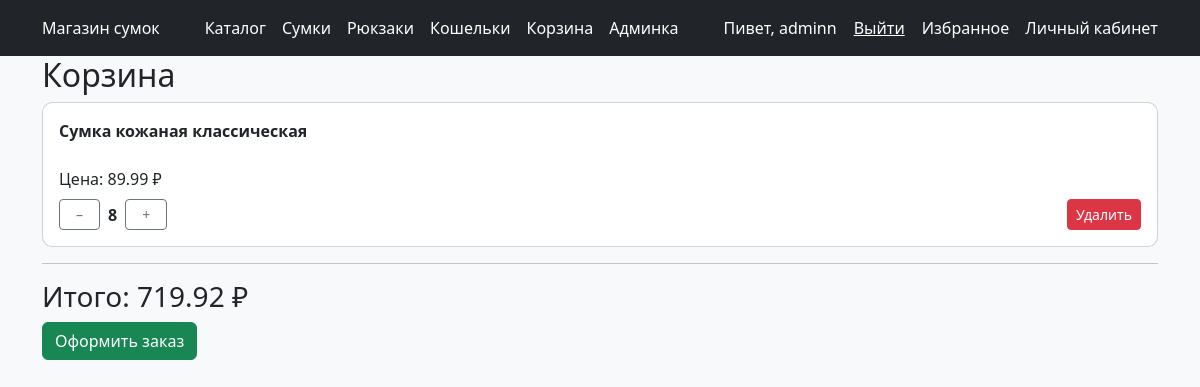
The app's page /cart/ (signed in) with its own data.
### shop/models.py (models this page shows, shortened)
class CartItem(models.Model):
    cart = models.ForeignKey(Cart, on_delete=models.CASCADE)
    product = models.ForeignKey(Product, on_delete=models.CASCADE)
    quantity = models.IntegerField(default=1)

class Product(models.Model):
    category = models.ForeignKey(
        Category,
        on_delete=models.CASCADE,
        related_name='products'
    )
    title = models.CharField(max_length=255)
    description = models.TextField(blank=True)
    price = models.DecimalField(max_digits=10, decimal_places=2)
    image = models.ImageField(upload_to='products/', blank=True)
    created_at = models.DateTimeField(auto_now_add=True)

### shop/views.py (the view)
# urls.py: path('cart/', views.cart_view, name='cart'),
def cart_view(request):
    if not request.user.is_authenticated:
        return redirect('shop:login')
    cart, created = Cart.objects.get_or_create(user=request.user)
    items = CartItem.objects.filter(cart=cart)
    total = sum(i.product.price * i.quantity for i in items)
    return render(request, 'shop/cart.html', {
        'items': items,
        'total': total
    })

### shop/context_processors.py (called while the page is built)
def menu_categories(request):
    return {
        'menu_categories': Category.objects.filter(pk__isnull=False)
    }

### shop/templates/shop/cart.html
{% extends "shop/base.html" %}
{% block content %}
<h2>Корзина</h2>
{% for item in items %}
<div class="card mb-2 p-3">
    <strong>{{ item.product.title }}</strong><br>
    Цена: {{ item.product.price }} ₽
    <div class="d-flex justify-content-between align-items-center mt-2">
        <div class="d-flex align-items-center gap-2">
            <a href="{% url 'shop:cart_dec' item.id %}"
               class="btn btn-outline-secondary btn-sm px-3">–</a>
            <span class="fw-bold">{{ item.quantity }}</span>
            <a href="{% url 'shop:cart_inc' item.id %}"
               class="btn btn-outline-secondary btn-sm px-3">+</a>
        </div>
        <a href="{% url 'shop:remove_from_cart' item.id %}"
           class="btn btn-sm btn-danger">
            Удалить
        </a>
    </div>
</div>
{% endfor %}
<hr>
<h3>Итого: {{ total }} ₽</h3>
{% if items %}
<a href="{% url 'shop:create_order' %}" class="btn btn-success">
    Оформить заказ
</a>
{% endif %}
{% endblock %}

### shop/templates/shop/base.html (shortened to what this page needs)
{% load static %}
<head>
    <link href="https://cdn.jsdelivr.net/npm/bootstrap@5.3.3/dist/css/bootstrap.min.css" rel="stylesheet">
    <link rel="stylesheet" href="{% static 'shop/style.css' %}">
</head>
<body class="bg-light">
        <header class="bg-dark py-2">
        <div class="container d-flex justify-content-between align-items-center">
            <a class="navbar-brand text-white" href="{% url 'shop:product_list' %}">
                Магазин сумок
            </a>
            <nav>
                <ul class="navbar-nav flex-row gap-3">
                    <li class="nav-item">
                        <a class="nav-link text-white" href="{% url 'shop:product_list' %}">Каталог</a>
                    </li>
                    <li class="nav-item">
                        <a class="nav-link text-white" href="{% url 'shop:category_products' pk=1 %}">Сумки</a>
                    </li>
                    <li class="nav-item">
                        <a class="nav-link text-white" href="{% url 'shop:category_products' pk=2 %}">Рюкзаки</a>
                    </li>
                    <li class="nav-item">
                        <a class="nav-link text-white" href="{% url 'shop:category_products' pk=3 %}">Кошельки</a>
                    </li>
                    <li class="nav-item">
                        <a class="nav-link text-white" href="/cart">Корзина</a>
                    </li>
                    <li class="nav-item">
                        <a class="nav-link text-white" href="/admin/">Админка</a>
                    </li>
                </ul>
            </nav>
            <div class="d-flex align-items-center gap-3">
                {% if user.is_authenticated %}
                    <p class="text-white p-0 m-0">Пивет, {{user.get_full_name|default:user.username}}</p>
                    <form action="{% url 'shop:logout' %}" method="post" class="m-0 p-0">
                        <button type="submit" class="btn btn-link text-white p-0 m-0">
                            Выйти
                        </button>
                    </form>
                    <a class="nav-link text-white" href="{% url 'shop:favorites_list' %}">Избранное</a>
                    <a class="nav-link text-white" href="{% url 'shop:profile' %}">
                        Личный кабинет
                    </a>
                {% else %}
                    <a class="nav-link text-white" href="{% url 'shop:login' %}">Войти</a>
                    <a class="nav-link text-white" href="{% url 'shop:register' %}">Регистрация</a>
                {% endif %}
            </div>
        </div>
    </header>
    <div class="container">
        {% block content %}{% endblock %}
    </div>
</body>

### shop/static/shop/style.css (style rules this page uses)
body { background: #fcfafa; }
.card { border-radius: 10px; }

### records on screen
CartItem: product "Сумка кожаная классическая", product.price "89.99", quantity "8"

### other values on screen
{{ user.get_full_name|default:user.username }} "adminn"
{{ total }} "719.92"
